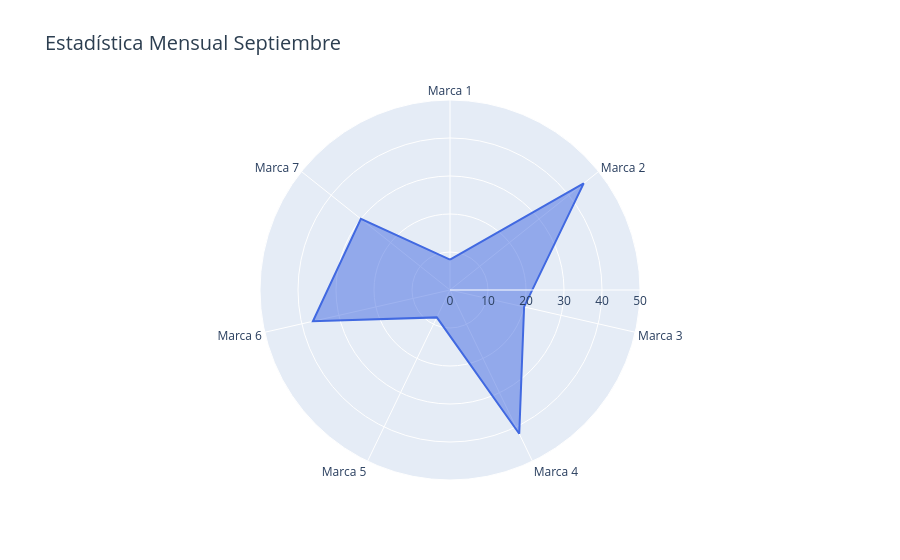

The notebook cell saved with this chart:
### Code cell
import plotly.express as px
import random

# Random demo data
brands2 = [f"Marca {i}" for i in range(1, 8)]
counts2 = [random.randint(5, 50) for _ in brands2]
monthname = "Septiembre"

# Radar chart
fig = px.line_polar(
    r=counts2,
    theta=brands2,
    line_close=True,
    title=f"Estadística Mensual {monthname}",
)

# Style tweaks
fig.update_traces(fill='toself', line_color="royalblue")
fig.update_layout(
    polar=dict(
        radialaxis=dict(visible=True, range=[0, max(counts2) + 5])
    ),
    showlegend=False,
    title_font=dict(size=20, color="#2c3e50"),
    paper_bgcolor="#ffffff"
)

fig.show()

### Figure 1 — Plotly figure (JSON) as saved in the notebook; plotly's stock layout.template omitted (floating-point values rounded to 4 significant figures)
{"data": [{"fill": "toself", "hovertemplate": "r=%{r}<br>theta=%{theta}<extra></extra>", "legendgroup": "", "line": {"color": "royalblue", "dash": "solid"}, "marker": {"symbol": "circle"}, "mode": "lines", "name": "", "r": [8, 45, 20, 42, 8, 37, 30, 8], "showlegend": false, "subplot": "polar", "theta": ["Marca 1", "Marca 2", "Marca 3", "Marca 4", "Marca 5", "Marca 6", "Marca 7", "Marca 1"], "type": "scatterpolar"}], "layout": {"legend": {"tracegroupgap": 0}, "paper_bgcolor": "#ffffff", "polar": {"angularaxis": {"direction": "clockwise", "rotation": 90}, "domain": {"x": [0, 1], "y": [0, 1]}, "radialaxis": {"range": [0, 50], "visible": true}}, "showlegend": false, "title": {"font": {"color": "#2c3e50", "size": 20}, "text": "Estadística Mensual Septiembre"}}}
